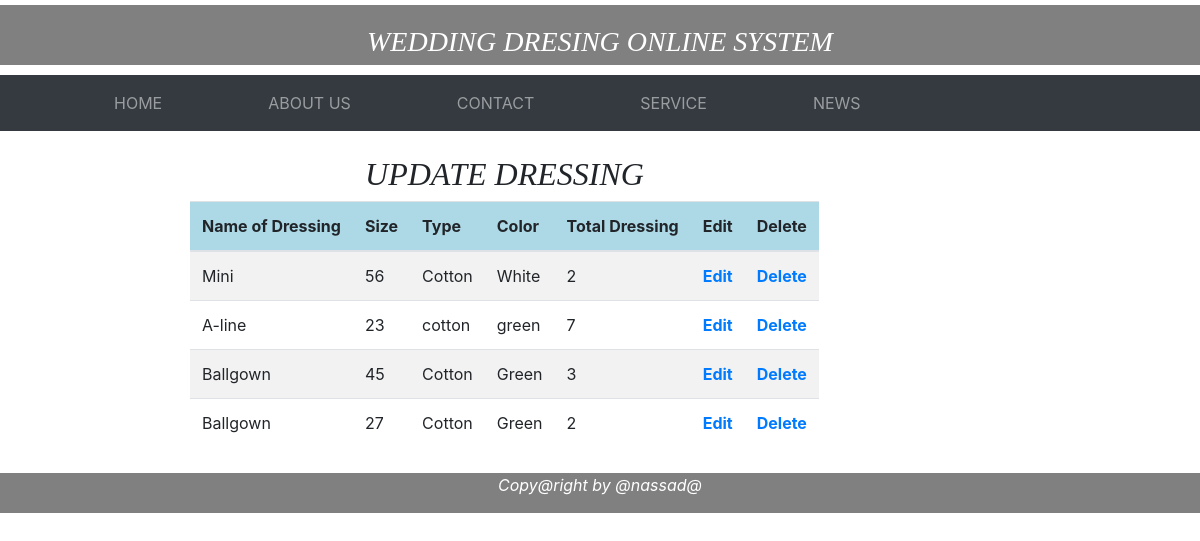
/dressUpdate.php (signed in), run on an earlier commit of the app's database.
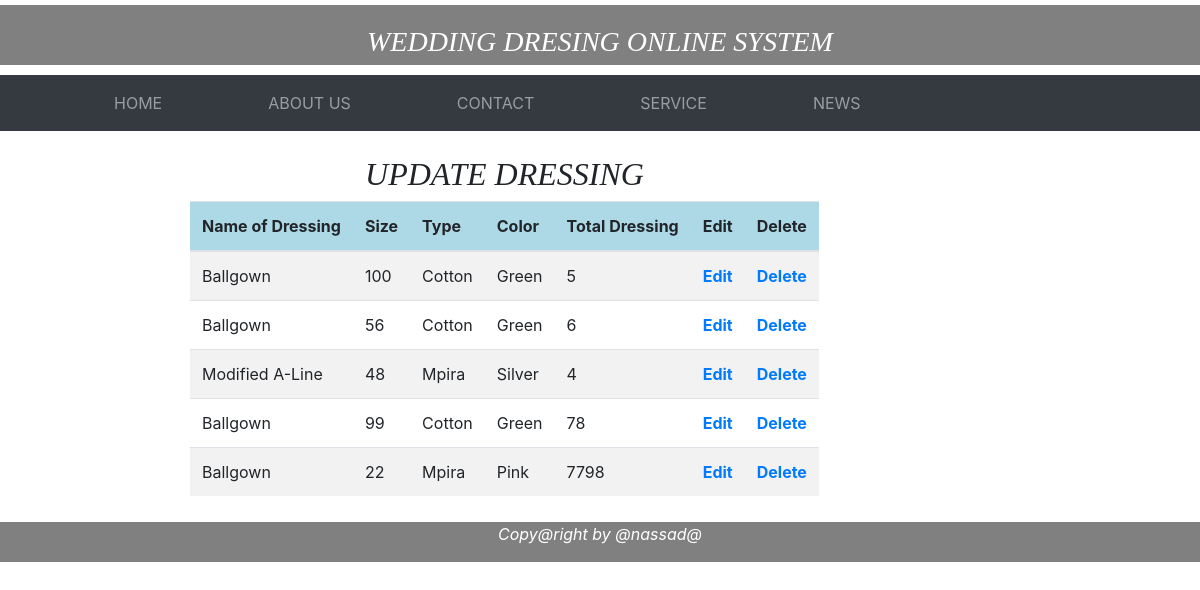
And on a later commit of the database.
### tables this page shows
CREATE TABLE `dressing` (
  `dressID` int(22) NOT NULL,
  `dName` varchar(50) NOT NULL,
  `dType` varchar(20) NOT NULL,
  `dSize` int(20) NOT NULL,
  `dColor` varchar(10) NOT NULL,
  `totalDressing` int(11) NOT NULL
);

### dressUpdate.php (the view, shortened to what this page needs)
<!DOCTYPE html>
<html>
<head>
  <link rel="stylesheet" type="text/css" href="bootstrap.min.css">
</head>
<body>
 <header><h3>WEDDING DRESING ONLINE SYSTEM</h3></header>
<nav class="navbar navbar-expand-md bg-dark navbar-dark" style=";
  margin-top: 10px;">
  <div class="collapse navbar-collapse" id="collapsibleNavbar" >
    <ul class="navbar-nav">
      <li class="nav-item">
        <a class="nav-link" href="Admin.php">HOME</a>
      </li>
      <li class="nav-item">
        <a class="nav-link" href="AboutUS.php">ABOUT US</a>
      </li>
      <li class="nav-item">
        <a class="nav-link" href="Contact.php">CONTACT</a>
      </li>
      <li class="nav-item">
        <a class="nav-link" href="Service.php">SERVICE</a>
      </li>
      <li class="nav-item">
        <a class="nav-link" href="New.php">NEWS</a>
      </li>
    </ul>
  </div>
</nav>
<br><div class="row">
   <div class="col-xs-2 col-sm-2 col-md-2 col-lg-2"></div>
  <form action="updateHandler.php">
   <table class="table table-striped">
      <h2 style="text-align: center;font-style: italic;font-family: time new romans">UPDATE DRESSING</h2>
      <thead >
        <tr style="background: lightblue;">
         <th>Name of Dressing</th>
          <th>Size</th>
           <th>Type</th>
            <th>Color</th>
             <th>Total Dressing</th>
             <th>Edit</th>
             <th>Delete</th>
        </tr>
      </thead>
      <tbody><?php
include("connection.php");
?>
<?php
    $sql="SELECT * FROM dressing";
    $stmt=$conn->query($sql);
    while ( $row = $stmt->fetch(PDO::FETCH_ASSOC) ) {
    echo("</td><td>");
    echo (htmlentities($row['dName']));
    echo("</td><td>");
    echo (htmlentities($row['dSize']));
    echo("</td><td>");
    echo (htmlentities($row['dType']));
    echo("</td><td>");
    echo (htmlentities($row['dColor']));
    echo("</td><td>");
    echo (htmlentities($row['totalDressing']));
    echo("</td><td>");
    echo('<a href="updateDressing.php?dress='.$row['dressID'].'" name="edit" style="margin-left:0px;"> <b> Edit </b> </a>');
    echo("</td><td>");
    echo('<a onclick="return confirmDelete();" href="deleteHandler.php?dress='.$row['dressID'].'" name="delete" style="margin-left:0px;"> <b> Delete </b></a>');
    echo("</td></tr>\n");
    }
 ?>
 </tbody>
</table>
</form>
</div>
<div  style="text-align: center;
  margin-top: 10px;height: 40px;background-color: gray; color: white;">
  <i >Copy@right by @nassad@</i>
</div>
</body>
</html>

### dressUpdate.php (style rules this page uses)
a { margin-left: 90px; }
header { background-color: gray; height: 60px; margin-left: 90px; text-align: center; margin: auto; margin-top: 5px; font-family: time new romans; padding: 20px; color: white; font-style: italic; }

What changed in the data, as far as the page shows it:
removed dressing: dName "Mini", dSize "56", dType "Cotton", dColor "White", totalDressing "2"
removed dressing: dName "A-line", dSize "23", dType "cotton", dColor "green", totalDressing "7"
removed dressing: dName "Ballgown", dSize "45", dType "Cotton", dColor "Green", totalDressing "3"
removed dressing: dName "Ballgown", dSize "27", dType "Cotton", dColor "Green", totalDressing "2"
added dressing: dName "Ballgown", dSize "100", dType "Cotton", dColor "Green", totalDressing "5"
added dressing: dName "Ballgown", dSize "56", dType "Cotton", dColor "Green", totalDressing "6"
added dressing: dName "Modified A-Line", dSize "48", dType "Mpira", dColor "Silver", totalDressing "4"
added dressing: dName "Ballgown", dSize "99", dType "Cotton", dColor "Green", totalDressing "78"
added dressing: dName "Ballgown", dSize "22", dType "Mpira", dColor "Pink", totalDressing "7798"
